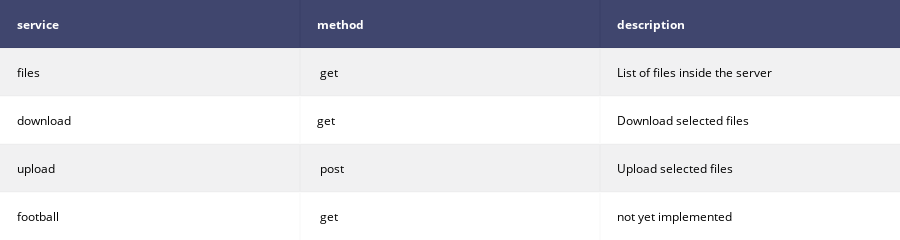

Notebook code for this chart:
### Code cell
#Connecton to list of files
data = pd.read_json(Piserver + 'files')
data.to_csv('data.csv',index=False )
df = pd.read_csv('data.csv')
table = ff.create_table(df)

py.iplot(tablaServicios, filename='tablaServicios')

### Figure 1 — Plotly figure (JSON) as saved in the notebook; plotly's stock layout.template omitted (floating-point values rounded to 4 significant figures)
{"data": [{"colorscale": [[0, "#00083e"], [0.5, "#ededee"], [1, "#ffffff"]], "hoverinfo": "none", "opacity": 0.75, "showscale": false, "type": "heatmap", "uid": "6b42be30-e903-11e8-ac5b-74d02b11e3df", "z": [[0, 0, 0], [0.5, 0.5, 0.5], [1, 1, 1], [0.5, 0.5, 0.5], [1, 1, 1]]}], "layout": {"annotations": [{"align": "left", "font": {"color": "#ffffff"}, "showarrow": false, "text": "<b>service</b>", "x": -0.45, "xanchor": "left", "xref": "x", "y": 0, "yref": "y"}, {"align": "left", "font": {"color": "#ffffff"}, "showarrow": false, "text": "<b>method</b>", "x": 0.55, "xanchor": "left", "xref": "x", "y": 0, "yref": "y"}, {"align": "left", "font": {"color": "#ffffff"}, "showarrow": false, "text": "<b>description</b>", "x": 1.55, "xanchor": "left", "xref": "x", "y": 0, "yref": "y"}, {"align": "left", "font": {"color": "#000000"}, "showarrow": false, "text": "files", "x": -0.45, "xanchor": "left", "xref": "x", "y": 1, "yref": "y"}, {"align": "left", "font": {"color": "#000000"}, "showarrow": false, "text": " get", "x": 0.55, "xanchor": "left", "xref": "x", "y": 1, "yref": "y"}, {"align": "left", "font": {"color": "#000000"}, "showarrow": false, "text": "List of files inside the server", "x": 1.55, "xanchor": "left", "xref": "x", "y": 1, "yref": "y"}, {"align": "left", "font": {"color": "#000000"}, "showarrow": false, "text": "download", "x": -0.45, "xanchor": "left", "xref": "x", "y": 2, "yref": "y"}, {"align": "left", "font": {"color": "#000000"}, "showarrow": false, "text": "get", "x": 0.55, "xanchor": "left", "xref": "x", "y": 2, "yref": "y"}, {"align": "left", "font": {"color": "#000000"}, "showarrow": false, "text": "Download selected files ", "x": 1.55, "xanchor": "left", "xref": "x", "y": 2, "yref": "y"}, {"align": "left", "font": {"color": "#000000"}, "showarrow": false, "text": "upload", "x": -0.45, "xanchor": "left", "xref": "x", "y": 3, "yref": "y"}, {"align": "left", "font": {"color": "#000000"}, "showarrow": false, "text": " post", "x": 0.55, "xanchor": "left", "xref": "x", "y": 3, "yref": "y"}, {"align": "left", "font": {"color": "#000000"}, "showarrow": false, "text": "Upload selected files", "x": 1.55, "xanchor": "left", "xref": "x", "y": 3, "yref": "y"}, {"align": "left", "font": {"color": "#000000"}, "showarrow": false, "text": "football", "x": -0.45, "xanchor": "left", "xref": "x", "y": 4, "yref": "y"}, {"align": "left", "font": {"color": "#000000"}, "showarrow": false, "text": " get", "x": 0.55, "xanchor": "left", "xref": "x", "y": 4, "yref": "y"}, {"align": "left", "font": {"color": "#000000"}, "showarrow": false, "text": "not yet implemented", "x": 1.55, "xanchor": "left", "xref": "x", "y": 4, "yref": "y"}], "height": 200, "margin": {"b": 0, "l": 0, "r": 0, "t": 0}, "xaxis": {"dtick": 1, "gridwidth": 2, "showticklabels": false, "tick0": -0.5, "ticks": "", "zeroline": false}, "yaxis": {"autorange": "reversed", "dtick": 1, "gridwidth": 2, "showticklabels": false, "tick0": 0.5, "ticks": "", "zeroline": false}}}
